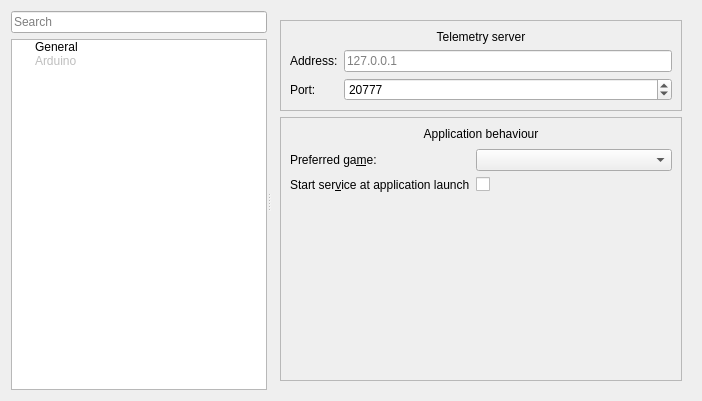
<?xml version="1.0" encoding="UTF-8"?>
<ui version="4.0">
 <class>preferences</class>
 <widget class="QWidget" name="preferences">
  <property name="windowModality">
   <enum>Qt::WindowModal</enum>
  </property>
  <property name="geometry">
   <rect>
    <x>0</x>
    <y>0</y>
    <width>702</width>
    <height>401</height>
   </rect>
  </property>
  <property name="sizePolicy">
   <sizepolicy hsizetype="MinimumExpanding" vsizetype="MinimumExpanding">
    <horstretch>0</horstretch>
    <verstretch>0</verstretch>
   </sizepolicy>
  </property>
  <property name="minimumSize">
   <size>
    <width>702</width>
    <height>401</height>
   </size>
  </property>
  <property name="maximumSize">
   <size>
    <width>3333333</width>
    <height>3333333</height>
   </size>
  </property>
  <property name="windowTitle">
   <string>Preferences</string>
  </property>
  <property name="windowIcon">
   <iconset theme="settings">
    <normaloff>.</normaloff>.</iconset>
  </property>
  <layout class="QHBoxLayout" name="horizontalLayout">
   <item>
    <widget class="QSplitter" name="splitter">
     <property name="orientation">
      <enum>Qt::Horizontal</enum>
     </property>
     <widget class="QWidget" name="widget" native="true">
      <property name="minimumSize">
       <size>
        <width>128</width>
        <height>0</height>
       </size>
      </property>
      <property name="maximumSize">
       <size>
        <width>256</width>
        <height>16777215</height>
       </size>
      </property>
      <property name="baseSize">
       <size>
        <width>160</width>
        <height>0</height>
       </size>
      </property>
      <layout class="QVBoxLayout" name="verticalLayout">
       <item>
        <widget class="QLineEdit" name="lineEdit_3">
         <property name="placeholderText">
          <string>Search</string>
         </property>
         <property name="clearButtonEnabled">
          <bool>true</bool>
         </property>
        </widget>
       </item>
       <item>
        <widget class="QTreeWidget" name="treeWidget">
         <property name="maximumSize">
          <size>
           <width>16777215</width>
           <height>16777215</height>
          </size>
         </property>
         <attribute name="headerVisible">
          <bool>false</bool>
         </attribute>
         <column>
          <property name="text">
           <string>1</string>
          </property>
         </column>
         <item>
          <property name="text">
           <string>General</string>
          </property>
          <property name="icon">
           <iconset theme="computer">
            <normaloff>.</normaloff>.</iconset>
          </property>
          <property name="flags">
           <set>ItemIsSelectable|ItemIsEnabled</set>
          </property>
         </item>
         <item>
          <property name="text">
           <string>Arduino</string>
          </property>
          <property name="icon">
           <iconset theme="cpu">
            <normaloff>.</normaloff>.</iconset>
          </property>
          <property name="flags">
           <set>ItemIsSelectable</set>
          </property>
         </item>
        </widget>
       </item>
      </layout>
     </widget>
     <widget class="QStackedWidget" name="stacked_widget">
      <property name="sizePolicy">
       <sizepolicy hsizetype="MinimumExpanding" vsizetype="Expanding">
        <horstretch>0</horstretch>
        <verstretch>0</verstretch>
       </sizepolicy>
      </property>
      <property name="minimumSize">
       <size>
        <width>360</width>
        <height>0</height>
       </size>
      </property>
      <property name="baseSize">
       <size>
        <width>360</width>
        <height>0</height>
       </size>
      </property>
      <property name="currentIndex">
       <number>0</number>
      </property>
      <widget class="QWidget" name="general_preferences">
       <property name="sizePolicy">
        <sizepolicy hsizetype="Preferred" vsizetype="Preferred">
         <horstretch>0</horstretch>
         <verstretch>0</verstretch>
        </sizepolicy>
       </property>
       <layout class="QVBoxLayout" name="verticalLayout_6">
        <item>
         <widget class="QFrame" name="telemetry_frame">
          <property name="sizePolicy">
           <sizepolicy hsizetype="Preferred" vsizetype="Minimum">
            <horstretch>0</horstretch>
            <verstretch>0</verstretch>
           </sizepolicy>
          </property>
          <property name="frameShape">
           <enum>QFrame::StyledPanel</enum>
          </property>
          <property name="frameShadow">
           <enum>QFrame::Raised</enum>
          </property>
          <layout class="QVBoxLayout" name="verticalLayout_5">
           <item>
            <widget class="QLabel" name="label_4">
             <property name="text">
              <string>Telemetry server</string>
             </property>
             <property name="alignment">
              <set>Qt::AlignHCenter|Qt::AlignTop</set>
             </property>
            </widget>
           </item>
           <item>
            <layout class="QFormLayout" name="formLayout_2">
             <property name="fieldGrowthPolicy">
              <enum>QFormLayout::AllNonFixedFieldsGrow</enum>
             </property>
             <property name="rowWrapPolicy">
              <enum>QFormLayout::WrapLongRows</enum>
             </property>
             <property name="labelAlignment">
              <set>Qt::AlignLeading|Qt::AlignLeft|Qt::AlignVCenter</set>
             </property>
             <property name="formAlignment">
              <set>Qt::AlignRight|Qt::AlignTop|Qt::AlignTrailing</set>
             </property>
             <item row="2" column="0">
              <widget class="QLabel" name="label_5">
               <property name="text">
                <string>Address:</string>
               </property>
              </widget>
             </item>
             <item row="3" column="0">
              <widget class="QLabel" name="label_6">
               <property name="text">
                <string>Port:</string>
               </property>
               <property name="buddy">
                <cstring>spinBox_2</cstring>
               </property>
              </widget>
             </item>
             <item row="3" column="1">
              <widget class="QSpinBox" name="spinBox_2">
               <property name="minimum">
                <number>10000</number>
               </property>
               <property name="maximum">
                <number>32668</number>
               </property>
               <property name="value">
                <number>20777</number>
               </property>
              </widget>
             </item>
             <item row="2" column="1">
              <widget class="QLineEdit" name="lineEdit">
               <property name="placeholderText">
                <string>127.0.0.1</string>
               </property>
              </widget>
             </item>
            </layout>
           </item>
          </layout>
         </widget>
        </item>
        <item>
         <widget class="QFrame" name="behaviour_frame">
          <property name="sizePolicy">
           <sizepolicy hsizetype="Preferred" vsizetype="Expanding">
            <horstretch>0</horstretch>
            <verstretch>0</verstretch>
           </sizepolicy>
          </property>
          <property name="minimumSize">
           <size>
            <width>0</width>
            <height>0</height>
           </size>
          </property>
          <property name="frameShape">
           <enum>QFrame::StyledPanel</enum>
          </property>
          <property name="frameShadow">
           <enum>QFrame::Raised</enum>
          </property>
          <layout class="QVBoxLayout" name="verticalLayout_7">
           <item>
            <widget class="QLabel" name="label_8">
             <property name="sizePolicy">
              <sizepolicy hsizetype="Preferred" vsizetype="Fixed">
               <horstretch>0</horstretch>
               <verstretch>0</verstretch>
              </sizepolicy>
             </property>
             <property name="minimumSize">
              <size>
               <width>0</width>
               <height>16</height>
              </size>
             </property>
             <property name="maximumSize">
              <size>
               <width>16777215</width>
               <height>16</height>
              </size>
             </property>
             <property name="baseSize">
              <size>
               <width>0</width>
               <height>16</height>
              </size>
             </property>
             <property name="text">
              <string>Application behaviour</string>
             </property>
             <property name="alignment">
              <set>Qt::AlignHCenter|Qt::AlignTop</set>
             </property>
            </widget>
           </item>
           <item>
            <layout class="QFormLayout" name="formLayout_7">
             <property name="fieldGrowthPolicy">
              <enum>QFormLayout::AllNonFixedFieldsGrow</enum>
             </property>
             <property name="rowWrapPolicy">
              <enum>QFormLayout::WrapLongRows</enum>
             </property>
             <property name="labelAlignment">
              <set>Qt::AlignLeading|Qt::AlignLeft|Qt::AlignVCenter</set>
             </property>
             <property name="formAlignment">
              <set>Qt::AlignRight|Qt::AlignTop|Qt::AlignTrailing</set>
             </property>
             <item row="1" column="0">
              <widget class="QLabel" name="label_7">
               <property name="sizePolicy">
                <sizepolicy hsizetype="Preferred" vsizetype="Preferred">
                 <horstretch>0</horstretch>
                 <verstretch>0</verstretch>
                </sizepolicy>
               </property>
               <property name="text">
                <string>Preferred ga&amp;me:</string>
               </property>
               <property name="buddy">
                <cstring>gamesComboBox</cstring>
               </property>
              </widget>
             </item>
             <item row="1" column="1">
              <widget class="QComboBox" name="gamesComboBox"/>
             </item>
             <item row="2" column="0">
              <widget class="QLabel" name="startServiceAtApplicationLaunchLabel">
               <property name="text">
                <string>Start ser&amp;vice at application launch</string>
               </property>
               <property name="wordWrap">
                <bool>false</bool>
               </property>
               <property name="buddy">
                <cstring>startServiceAtApplicationLaunchCheckBox</cstring>
               </property>
              </widget>
             </item>
             <item row="2" column="1">
              <widget class="QCheckBox" name="startServiceAtApplicationLaunchCheckBox"/>
             </item>
            </layout>
           </item>
          </layout>
         </widget>
        </item>
       </layout>
      </widget>
      <widget class="QWidget" name="arduino_preferences">
       <property name="sizePolicy">
        <sizepolicy hsizetype="Expanding" vsizetype="Expanding">
         <horstretch>0</horstretch>
         <verstretch>0</verstretch>
        </sizepolicy>
       </property>
       <property name="minimumSize">
        <size>
         <width>320</width>
         <height>0</height>
        </size>
       </property>
       <layout class="QHBoxLayout" name="horizontalLayout_2">
        <property name="sizeConstraint">
         <enum>QLayout::SetDefaultConstraint</enum>
        </property>
        <item>
         <widget class="QFrame" name="frame">
          <property name="sizePolicy">
           <sizepolicy hsizetype="MinimumExpanding" vsizetype="Expanding">
            <horstretch>0</horstretch>
            <verstretch>0</verstretch>
           </sizepolicy>
          </property>
          <property name="minimumSize">
           <size>
            <width>320</width>
            <height>0</height>
           </size>
          </property>
          <property name="maximumSize">
           <size>
            <width>16777215</width>
            <height>16777215</height>
           </size>
          </property>
          <property name="frameShape">
           <enum>QFrame::StyledPanel</enum>
          </property>
          <property name="frameShadow">
           <enum>QFrame::Raised</enum>
          </property>
          <layout class="QVBoxLayout" name="verticalLayout_8">
           <item>
            <widget class="QLabel" name="label_9">
             <property name="minimumSize">
              <size>
               <width>0</width>
               <height>16</height>
              </size>
             </property>
             <property name="maximumSize">
              <size>
               <width>16777215</width>
               <height>16</height>
              </size>
             </property>
             <property name="text">
              <string>TextLabel</string>
             </property>
            </widget>
           </item>
           <item>
            <layout class="QFormLayout" name="formLayout_8">
             <property name="fieldGrowthPolicy">
              <enum>QFormLayout::AllNonFixedFieldsGrow</enum>
             </property>
             <property name="labelAlignment">
              <set>Qt::AlignLeading|Qt::AlignLeft|Qt::AlignVCenter</set>
             </property>
             <property name="formAlignment">
              <set>Qt::AlignRight|Qt::AlignTop|Qt::AlignTrailing</set>
             </property>
             <item row="1" column="0">
              <widget class="QLabel" name="label_10">
               <property name="text">
                <string>Address:</string>
               </property>
              </widget>
             </item>
             <item row="2" column="0">
              <widget class="QLabel" name="label_11">
               <property name="text">
                <string>Port:</string>
               </property>
               <property name="buddy">
                <cstring>spinBox_3</cstring>
               </property>
              </widget>
             </item>
             <item row="2" column="1">
              <widget class="QSpinBox" name="spinBox_3"/>
             </item>
             <item row="3" column="0">
              <widget class="QLabel" name="autoStartArduinoLabel">
               <property name="text">
                <string>Start Arduino serialCommunication &amp;with telemetry server</string>
               </property>
               <property name="wordWrap">
                <bool>true</bool>
               </property>
               <property name="buddy">
                <cstring>autoStartArduinoCheckBox</cstring>
               </property>
              </widget>
             </item>
             <item row="3" column="1">
              <widget class="QCheckBox" name="autoStartArduinoCheckBox"/>
             </item>
             <item row="1" column="1">
              <widget class="QLineEdit" name="lineEdit_2">
               <property name="placeholderText">
                <string>127.0.0.1</string>
               </property>
              </widget>
             </item>
            </layout>
           </item>
          </layout>
         </widget>
        </item>
       </layout>
      </widget>
     </widget>
    </widget>
   </item>
  </layout>
 </widget>
 <resources/>
 <connections>
  <connection>
   <sender>treeWidget</sender>
   <signal>itemSelectionChanged()</signal>
   <receiver>preferences</receiver>
   <slot>change_preferences_panel()</slot>
   <hints>
    <hint type="sourcelabel">
     <x>133</x>
     <y>217</y>
    </hint>
    <hint type="destinationlabel">
     <x>350</x>
     <y>200</y>
    </hint>
   </hints>
  </connection>
 </connections>
 <slots>
  <slot>change_preferences_panel()</slot>
 </slots>
</ui>
